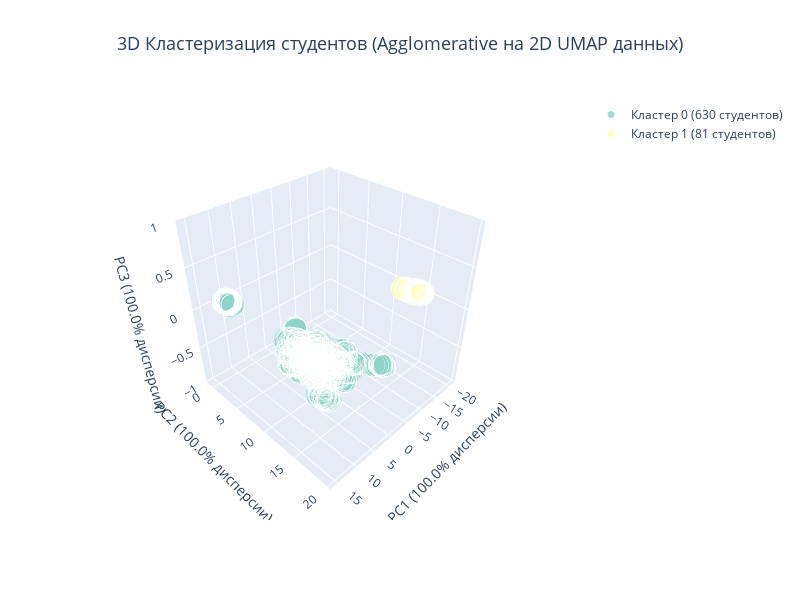

Here is the notebook cell this chart was saved with:
### Markdown cell above
### 7.3 Интерактивная 3D визуализация кластеров

Создадим интерактивную 3D визуализацию с помощью Plotly для лучшего понимания структуры кластеров:

### Code cell
# Создание интерактивной 3D визуализации с Plotly
def create_interactive_3d_plot(data, labels, title="3D Кластеризация студентов"):
    """
    Создает интерактивную 3D визуализацию кластеров с помощью Plotly
    """
    # Применяем PCA для получения 3D проекции
    if data.shape[1] > 3:
        pca_3d = PCA(n_components=3, random_state=42)
        data_3d = pca_3d.fit_transform(data)
        explained_variance = pca_3d.explained_variance_ratio_
        print(f"Объясненная дисперсия PCA (3D): {explained_variance.sum():.3f}")
        print(f"По компонентам: {explained_variance}")
    else:
        # If there are fewer than 3 features, pad with zeros to get 3D
        n_samples, n_features = data.shape
        if n_features < 3:
            data_3d = np.zeros((n_samples, 3))
            data_3d[:, :n_features] = data
        else:
            data_3d = data
        explained_variance = [1.0, 1.0, 1.0]
    
    # Создаем DataFrame для удобства
    df_plot = pd.DataFrame({
        'PC1': data_3d[:, 0],
        'PC2': data_3d[:, 1],
        'PC3': data_3d[:, 2],
        'Cluster': labels,
        'Index': range(len(labels))
    })
    
    # Создаем цветовую палитру
    unique_clusters = sorted(df_plot['Cluster'].unique())
    colors = px.colors.qualitative.Set3[:len(unique_clusters)]
    
    if -1 in unique_clusters:  # Для DBSCAN выбросы делаем серыми
        color_map = {cluster: colors[i] if cluster != -1 else 'gray' 
                    for i, cluster in enumerate(unique_clusters)}
    else:
        color_map = {cluster: colors[i] for i, cluster in enumerate(unique_clusters)}
    
    # Создаем интерактивный 3D график
    fig = go.Figure()
    
    for cluster in unique_clusters:
        cluster_data = df_plot[df_plot['Cluster'] == cluster]
        
        cluster_name = f'Кластер {cluster}' if cluster != -1 else 'Выбросы'
        cluster_size = len(cluster_data)
        
        fig.add_trace(go.Scatter3d(
            x=cluster_data['PC1'],
            y=cluster_data['PC2'],
            z=cluster_data['PC3'],
            mode='markers',
            marker=dict(
                size=8,
                color=color_map[cluster],
                opacity=0.8 if cluster != -1 else 0.5,
                line=dict(width=1, color='white')
            ),
            name=f'{cluster_name} ({cluster_size} студентов)',
            text=[f'Студент {idx}<br>Кластер: {cluster}' for idx in cluster_data['Index']],
            hovertemplate='<b>%{text}</b><br>' +
                         'PC1: %{x:.3f}<br>' +
                         'PC2: %{y:.3f}<br>' +
                         'PC3: %{z:.3f}<br>' +
                         '<extra></extra>'
        ))
    
    # Настраиваем макет
    fig.update_layout(
        title=dict(
            text=title,
            x=0.5,
            font=dict(size=18)
        ),
        scene=dict(
            xaxis_title=f'PC1 ({explained_variance[0]:.1%} дисперсии)',
            yaxis_title=f'PC2 ({explained_variance[1]:.1%} дисперсии)',
            zaxis_title=f'PC3 ({explained_variance[2]:.1%} дисперсии)',
            camera=dict(
                eye=dict(x=1.5, y=1.5, z=1.5)
            )
        ),
        width=800,
        height=600,
        showlegend=True
    )
    
    return fig

# Создаем интерактивную визуализацию
print("Создание интерактивной 3D визуализации...")
fig_3d = create_interactive_3d_plot(
    best_data, 
    best_labels, 
    f"3D Кластеризация студентов ({best_algorithm} на {best_dataset} данных)"
)

# Отображаем график
fig_3d.show()

# Дополнительная статистика
print(f"\n📊 Статистика 3D визуализации:")
print(f"Алгоритм: {best_algorithm}")
print(f"Данные: {best_dataset}")
print(f"Количество кластеров: {len(np.unique(best_labels[best_labels != -1]))}")
if -1 in best_labels:
    outliers_count = np.sum(best_labels == -1)
    print(f"Выбросы: {outliers_count} студентов ({outliers_count/len(best_labels)*100:.1f}%)")
print(f"Общее количество студентов: {len(best_labels)}")

### Figure 1 — Plotly figure (JSON) as saved in the notebook; plotly's stock layout.template omitted (floating-point values rounded to 4 significant figures; data arrays with more than 128 entries replaced by an {"elided": "..."} marker saying what was removed)
{"data": [{"hovertemplate": "<b>%{text}</b><br>PC1: %{x:.3f}<br>PC2: %{y:.3f}<br>PC3: %{z:.3f}<br><extra></extra>", "marker": {"color": "rgb(141,211,199)", "line": {"color": "white", "width": 1}, "opacity": 0.8, "size": 8}, "mode": "markers", "name": "Кластер 0 (630 студентов)", "text": {"elided": "630 str values"}, "type": "scatter3d", "x": {"elided": "630 float values"}, "y": {"elided": "630 float values"}, "z": {"elided": "630 float values"}}, {"hovertemplate": "<b>%{text}</b><br>PC1: %{x:.3f}<br>PC2: %{y:.3f}<br>PC3: %{z:.3f}<br><extra></extra>", "marker": {"color": "rgb(255,255,179)", "line": {"color": "white", "width": 1}, "opacity": 0.8, "size": 8}, "mode": "markers", "name": "Кластер 1 (81 студентов)", "text": ["Студент 93<br>Кластер: 1", "Студент 99<br>Кластер: 1", "Студент 160<br>Кластер: 1", "Студент 163<br>Кластер: 1", "Студент 164<br>Кластер: 1", "Студент 165<br>Кластер: 1", "Студент 167<br>Кластер: 1", "Студент 168<br>Кластер: 1", "Студент 172<br>Кластер: 1", "Студент 173<br>Кластер: 1", "Студент 183<br>Кластер: 1", "Студент 185<br>Кластер: 1", "Студент 191<br>Кластер: 1", "Студент 198<br>Кластер: 1", "Студент 199<br>Кластер: 1", "Студент 201<br>Кластер: 1", "Студент 205<br>Кластер: 1", "Студент 216<br>Кластер: 1", "Студент 221<br>Кластер: 1", "Студент 224<br>Кластер: 1", "Студент 226<br>Кластер: 1", "Студент 237<br>Кластер: 1", "Студент 260<br>Кластер: 1", "Студент 299<br>Кластер: 1", "Студент 302<br>Кластер: 1", "Студент 305<br>Кластер: 1", "Студент 314<br>Кластер: 1", "Студент 319<br>Кластер: 1", "Студент 320<br>Кластер: 1", "Студент 321<br>Кластер: 1", "Студент 329<br>Кластер: 1", "Студент 330<br>Кластер: 1", "Студент 333<br>Кластер: 1", "Студент 334<br>Кластер: 1", "Студент 342<br>Кластер: 1", "Студент 350<br>Кластер: 1", "Студент 351<br>Кластер: 1", "Студент 357<br>Кластер: 1", "Студент 360<br>Кластер: 1", "Студент 366<br>Кластер: 1", "Студент 368<br>Кластер: 1", "Студент 369<br>Кластер: 1", "Студент 373<br>Кластер: 1", "Студент 377<br>Кластер: 1", "Студент 381<br>Кластер: 1", "Студент 423<br>Кластер: 1", "Студент 427<br>Кластер: 1", "Студент 429<br>Кластер: 1", "Студент 433<br>Кластер: 1", "Студент 435<br>Кластер: 1", "Студент 437<br>Кластер: 1", "Студент 439<br>Кластер: 1", "Студент 442<br>Кластер: 1", "Студент 446<br>Кластер: 1", "Студент 447<br>Кластер: 1", "Студент 502<br>Кластер: 1", "Студент 508<br>Кластер: 1", "Студент 518<br>Кластер: 1", "Студент 541<br>Кластер: 1", "Студент 558<br>Кластер: 1", "Студент 561<br>Кластер: 1", "Студент 563<br>Кластер: 1", "Студент 613<br>Кластер: 1", "Студент 620<br>Кластер: 1", "Студент 621<br>Кластер: 1", "Студент 624<br>Кластер: 1", "Студент 626<br>Кластер: 1", "Студент 658<br>Кластер: 1", "Студент 659<br>Кластер: 1", "Студент 660<br>Кластер: 1", "Студент 661<br>Кластер: 1", "Студент 665<br>Кластер: 1", "Студент 669<br>Кластер: 1", "Студент 672<br>Кластер: 1", "Студент 674<br>Кластер: 1", "Студент 689<br>Кластер: 1", "Студент 690<br>Кластер: 1", "Студент 693<br>Кластер: 1", "Студент 703<br>Кластер: 1", "Студент 704<br>Кластер: 1", "Студент 708<br>Кластер: 1"], "type": "scatter3d", "x": [-20.33, -19.87, -20.53, -19.96, -20.62, -19.31, -19.77, -20.72, -20.56, -20.31, -19.11, -19.17, -20.71, -20.87, -19.95, -19.9, -20.41, -20.85, -20.2, -20.4, -19.48, -19.38, -20.53, -19.5, -20.18, -19.66, -19.06, -20.65, -19.81, -19.78, -19.99, -19.77, -20.13, -19.23, -20.58, -20.52, -20.31, -19.84, -20.57, -19.92, -19.95, -20.09, -19.75, -19.64, -19.5, -19.74, -20.82, -20.28, -20.4, -19.29, -20.65, -19.71, -20.24, -20.58, -20.32, -20.25, -20.13, -19.97, -20.04, -20.75, -20.64, -20.02, -20.49, -20.93, -20.19, -19.82, -20.22, -20.36, -19.06, -20.16, -20.77, -20.52, -20.08, -20.41, -19.46, -19.62, -20.3, -19.55, -18.97, -20.16, -20.61], "y": [13.82, 14.2, 14.06, 13.99, 14.23, 12.93, 14.33, 13.98, 14.08, 13.98, 13.03, 13.02, 13.68, 14.14, 14.08, 13.94, 13.76, 14.2, 14.53, 14.34, 12.82, 12.84, 14.55, 12.81, 14.24, 14.06, 14.03, 14.41, 14.19, 14.04, 14.45, 14.41, 14.49, 13.06, 14.41, 13.89, 14.54, 13.82, 14.45, 14.57, 14.42, 13.99, 13.22, 13.31, 13.51, 13.32, 14.03, 14.31, 13.53, 12.92, 13.71, 14.08, 14.75, 13.77, 13.54, 13.75, 13.7, 14.23, 14.15, 13.93, 14.13, 13.98, 13.59, 14.12, 14.46, 14.54, 14.19, 13.93, 13.69, 14.45, 14.53, 14.68, 13.62, 14.64, 12.72, 13.85, 14.74, 12.75, 12.42, 14.1, 14.57], "z": [0.0, 0.0, 0.0, 0.0, 0.0, 0.0, 0.0, 0.0, 0.0, 0.0, 0.0, 0.0, 0.0, 0.0, 0.0, 0.0, 0.0, 0.0, 0.0, 0.0, 0.0, 0.0, 0.0, 0.0, 0.0, 0.0, 0.0, 0.0, 0.0, 0.0, 0.0, 0.0, 0.0, 0.0, 0.0, 0.0, 0.0, 0.0, 0.0, 0.0, 0.0, 0.0, 0.0, 0.0, 0.0, 0.0, 0.0, 0.0, 0.0, 0.0, 0.0, 0.0, 0.0, 0.0, 0.0, 0.0, 0.0, 0.0, 0.0, 0.0, 0.0, 0.0, 0.0, 0.0, 0.0, 0.0, 0.0, 0.0, 0.0, 0.0, 0.0, 0.0, 0.0, 0.0, 0.0, 0.0, 0.0, 0.0, 0.0, 0.0, 0.0]}], "layout": {"height": 600, "scene": {"camera": {"eye": {"x": 1.5, "y": 1.5, "z": 1.5}}, "xaxis": {"title": {"text": "PC1 (100.0% дисперсии)"}}, "yaxis": {"title": {"text": "PC2 (100.0% дисперсии)"}}, "zaxis": {"title": {"text": "PC3 (100.0% дисперсии)"}}}, "showlegend": true, "title": {"font": {"size": 18}, "text": "3D Кластеризация студентов (Agglomerative на 2D UMAP данных)", "x": 0.5}, "width": 800}}
